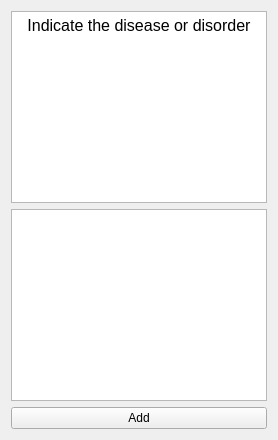
          <widget class="QWidget" name="tab_clinical_disease">
           <attribute name="title">
            <string>Disease/Disorder</string>
           </attribute>
           <layout class="QGridLayout" name="gridLayout_27">
            <item row="0" column="0">
             <widget class="QTextEdit" name="textEdit_clinical_disease">
              <property name="readOnly">
               <bool>true</bool>
              </property>
              <property name="html">
               <string>&lt;!DOCTYPE HTML PUBLIC &quot;-//W3C//DTD HTML 4.0//EN&quot; &quot;http://www.w3.org/TR/REC-html40/strict.dtd&quot;&gt;
&lt;html&gt;&lt;head&gt;&lt;meta name=&quot;qrichtext&quot; content=&quot;1&quot; /&gt;&lt;meta charset=&quot;utf-8&quot; /&gt;&lt;style type=&quot;text/css&quot;&gt;
p, li { white-space: pre-wrap; }
hr { height: 1px; border-width: 0; }
li.unchecked::marker { content: &quot;\2610&quot;; }
li.checked::marker { content: &quot;\2612&quot;; }
&lt;/style&gt;&lt;/head&gt;&lt;body style=&quot; font-family:'Sans Serif'; font-size:9pt; font-weight:400; font-style:normal;&quot;&gt;
&lt;p align=&quot;center&quot; style=&quot; margin-top:0px; margin-bottom:0px; margin-left:0px; margin-right:0px; -qt-block-indent:0; text-indent:0px;&quot;&gt;&lt;span style=&quot; font-size:12pt;&quot;&gt;Indicate the disease or disorder&lt;/span&gt;&lt;/p&gt;&lt;/body&gt;&lt;/html&gt;</string>
              </property>
             </widget>
            </item>
            <item row="1" column="0">
             <widget class="QTextEdit" name="textEdit_clinical_disease_new"/>
            </item>
            <item row="2" column="0">
             <widget class="QPushButton" name="pushButton_clinical_disease_add">
              <property name="text">
               <string>Add</string>
              </property>
             </widget>
            </item>
           </layout>
          </widget>
